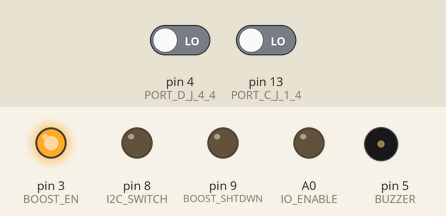
Simulated run of this program. Board: Arduino Uno, built for the host (arithmetic inside an expression is 32-bit, double 64-bit). On the bench: output pins drawn as LEDs (lit = HIGH), buzzer (waves = sounding). The test bench sets the inputs (shaded band); at power-on: pin 13 (PORT_C_J_1_4) LOW, pin 4 (PORT_D_J_4_4) LOW. EEPROM starts erased; what the program prints to the serial monitor is not drawn.

Above: at 8.2 s.
8.3 s: pin 13 (PORT_C_J_1_4) driven HIGH
10.9 s: pin 4 (PORT_D_J_4_4) driven HIGH
At 12.7 s:
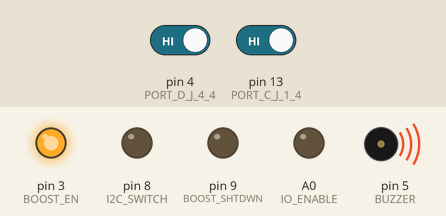
At 13.7 s:
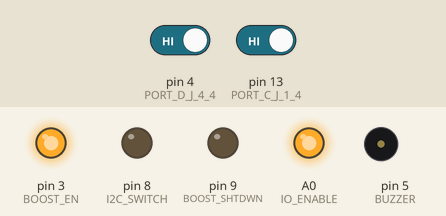
13.9 s: pin 4 (PORT_D_J_4_4) driven LOW
15.9 s: pin 4 (PORT_D_J_4_4) driven HIGH and pin 13 (PORT_C_J_1_4) driven LOW
At 22.0 s:
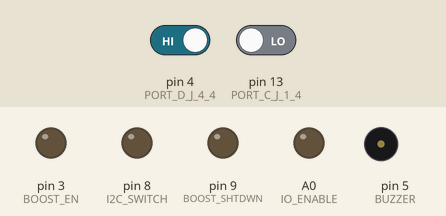
Timing chart, 0 to 22.9 s (numbered marks = the images above; inputs shaded):
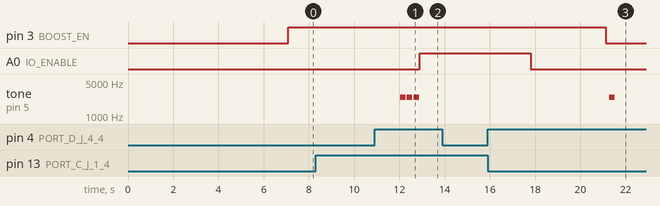

Measured:
- after the input at 8.3 s, every drawn part: stays the same
- after the input at 10.9 s, A0 (IO_ENABLE): LOW → HIGH after 2.0 s; tone on pin 5 (BUZZER): alternates 2451 Hz for 0.24 s and silent for 0.06 s, 6 changes in all, then stays silent, starting after 1.1 s
- after the input at 13.9 s, every drawn part: stays the same
- after the input at 15.9 s, pin 3 (BOOST_EN): HIGH → LOW after 5.2 s; A0 (IO_ENABLE): HIGH → LOW after 1.9 s; tone on pin 5 (BUZZER): silent → 2451 Hz after 5.4 s, → silent 0.24 s later

The program:

main.cpp
```cpp
#include <Arduino.h>
#include "defines.h"     // header con tutte le definizioni di pin, indirizzi dispositivi...
#include "misura_peso.h" // celle di carico
#include <EEPROM.h>
#include <SoftwareSerial.h>
#include "LowPower.h" // per entrare in modalità sleep alla fine di ogni ciclo
#include <avr/wdt.h>  // WOFF WOFF! watchdog
#include <main.h>
#include <SPI.h>
#include "Wire.h"

char dispositivoID[7];
long vbat_meas;                                      // misura batteria
uint8_t vbat;                                        // variabile batteria
unsigned long int contaCicli = 0;                    // contatore cicli programma
SoftwareSerial Radio = SoftwareSerial(rxPin, txPin); // Definiamo la radio
int oraFreddo = 0;
bool taratura = 0;       // taratura sensori peso al primo ciclo
unsigned long taraturaC; // taratura peso sulla porta C
unsigned long taraturaD; // taratura peso sulla porta D
unsigned long pesoPrecedente1 = 0;
unsigned long pesoPrecedente2 = 0;
////////////////////////////////////////////////

void setup()
{
  ////////////////////////////////////////////////////////// Primo avvio resetta EEPROM
  if (EEPROM.read(64) != 10)
  {
    EEPROM.write(64, 10);
    EEPROM.write(0, 'S');
    for (int i = 1; i < 6; i++)
      EEPROM.write(i, '0');
  }
  //////////////////////////////////////////////////////////////////////////////////////////////////////////////////////////////////////////////////////

  analogReference(EXTERNAL); // per evitare instabilità nella lettura dei sensori analogici

  Serial.begin(BAUD);
  wdt_enable(WDTO_8S);

  for (int i = 0; i < 6; i++)
    dispositivoID[i] = EEPROM.read(i);

  ////////////////////////////////////////////////////////// Settaggio ID dispositivo
  Serial.print("ID dispositivo in memoria: ");
  Serial.print((String)dispositivoID);
  Serial.println();
  Serial.println("Cambiare ID e protocollo dispositivo? (premere entro 5 secondi 's' o qualsiasi altro tasto per procedere)");
  unsigned int tempoEditDispositivo = millis();
  while (!Serial.available() && millis() - tempoEditDispositivo < 5000)
    ; // attende 5 secondi per la pressione del tasto 's'
  if (Serial.available() > 0)
  {
    if (Serial.read() == 's')
    {
      Serial.println("Inserire nuovo ID ('Lxxxxx': ");
      int iID = 1;
      while (iID < 6)
      {
        while (!Serial.available())
          ; // attende che venga digitato un input
        dispositivoID[iID] = Serial.read();
        Serial.print(dispositivoID[iID]); // logga su seriale l'ID digitato in tempo reale
        iID++;
      }
    }
  }
  dispositivoID[0] = 'L';
  Serial.println();
  Serial.print("ID dispositivo: ");
  for (int i = 0; i < 6; i++) // aggiornamento ID dispositivo
    EEPROM.update(i, dispositivoID[i]);
  for (int i = 0; i < 6; i++)
    Serial.print(dispositivoID[i]);
  Serial.println();
  delay(1000);
  wdt_reset();
  //////////////////////////////////////////////////////////////////////////////////////////////////////////////////////////////////////////////////////
  wdt_disable();
  wdt_enable(WDTO_8S);

  Wire.begin();

  delay(1000);
  wdt_reset();
  //////////////////////////////////////////////////////////////////////////////////////////////////////////////////////////////////////////////////////
}

void loop()
{
  Radio = SoftwareSerial(rxPin, txPin); // Ridefiniamo gli I/O della radio a ogni inizio ciclo, dopo la modalità a risparmio energetico
  // pin trasmissione
  pinMode(rxPin, INPUT);
  pinMode(txPin, OUTPUT);
  // pin step up
  pinMode(BOOST_EN, OUTPUT);
  digitalWrite(BOOST_EN, 1); // tiro su il pin che alimenta le porte C e D
  pinMode(BOOST_SHTDWN, OUTPUT);
  digitalWrite(BOOST_SHTDWN, 0); // se è a 0 tira fuori 4v, a 1 ne tira fuori 12v
  pinMode(IO_ENABLE, OUTPUT);
  digitalWrite(IO_ENABLE, 1); // tiro su il pin che alimenta le porte A e B
  pinMode(I2C_SWITCH, OUTPUT);

  ////////////////////////////////////////////////////////// Lettura batteria
  vbat_meas = readVcc();
  vbat = (vbat_meas - 2500) / 8; // Compressione in un byte
#if DEBUG
  if (contaCicli != 0)
  {
    Serial.print("Tensione batteria: ");
    Serial.println(vbat);
  }
#endif
  digitalWrite(IO_ENABLE, 0);
  //////////////////////////////////////////////////////////////////////////////////////////////////////////////////////////////////////////////////////

  if (!taratura) // Taratura sensori peso
  {
#if DEBUG
    Serial.println("Taratura sensori peso su porta C:");
#endif
    taraturaC = pesa(PORT_C_J_1_4, PORT_C_J_1_5, 0);
#if DEBUG
    Serial.println("Taratura sensori peso su porta D:");
#endif
    taraturaD = pesa(PORT_D_J_4_4, PORT_D_J_4_5, 0);
    taratura = 1;
    wdt_reset();
    buzzer(2); // tre bip per notificare l'inizio della lettura dei sensori
    delay(100);
  }

  //////////////////////////////////////////////////////////
  ////////////////////////////////////////////////////////// Raccolta letture sensori
  //////////////////////////////////////////////////////////  // ad ogni ciclo tutte le variabili di lettura vengono azzerate

#if DEBUG
  Serial.println("Inizio lettura sensori...");
#endif
  digitalWrite(IO_ENABLE, 1);
  wdt_reset();
  delay(300);

  // ad ogni ciclo tutte le variabili di lettura vengono azzerate
  long peso1 = 0;
  long peso2 = 0;
  long pesoGrammi1 = 0;
  long pesoGrammi2 = 0;

  // A
#if DEBUG
  Serial.println("Porta A");
#endif
// B
#if DEBUG
  Serial.println("Porta B");
#endif
// C
#if DEBUG
  Serial.println("Porta C");
#endif
  peso1 = pesa(PORT_C_J_1_4, PORT_C_J_1_5, taraturaC);
  pesoGrammi1 = converti_peso(peso1);
  pesoGrammi1 = filtro_anti_zero(pesoGrammi1, pesoPrecedente1);
  pesoPrecedente1 = pesoGrammi1;
// D
#if DEBUG
  Serial.println("Porta D");
#endif
  peso2 = pesa(PORT_D_J_4_4, PORT_D_J_4_5, taraturaD);
  pesoGrammi2 = converti_peso(peso2);
  pesoGrammi2 = filtro_anti_zero(pesoGrammi2, pesoPrecedente2);
  pesoPrecedente2 = pesoGrammi2;

  Serial.println("Fine lettura sensori");
  delay(1000);
  wdt_reset();
  digitalWrite(IO_ENABLE, 0);
  //////////////////////////////////////////////////////////////////////////////////////////////////////////////////////////////////////////////////////
  //////////////////////////////////////////////////////////////////////////////////////////////////////////////////////////////////////////////////////
  //////////////////////////////////////////////////////////////////////////////////////////////////////////////////////////////////////////////////////

  //////////////////////////////////////////////////////////
  ////////////////////////////////////////////////////////// Trasmissione
  //////////////////////////////////////////////////////////
  //-------------- MESSAGGIO LORA (MAX 70 BYTE)---------
#if DEBUG
  Serial.println("Preparazione ed invio messaggio LORA");
#endif
  byte msgL[70];
  // I primi 6 bytes contengono i caratteri dell'ID LORA
  for (int i = 0; i < 6; i++)
    msgL[i] = dispositivoID[i];
  //---------------------------------- A01         (SHT31 Temperatura 1)
  msgL[6] = 0xFF;
  msgL[7] = 0xFE;
  //---------------------------------- A02         (SHT31 Umidità 1)
  msgL[8] = 0xFF;
  msgL[9] = 0xFE;
  //---------------------------------- A03         (Luxmetro 1)
  msgL[10] = 0xFF;
  msgL[11] = 0xFE;
  //---------------------------------- A04         (SENSORE DALLAS 1)
  msgL[12] = 0xFF;
  msgL[13] = 0xFE;
  //---------------------------------- A05
  msgL[14] = 0xFF;
  msgL[15] = 0xFE;
  //---------------------------------- A06
  msgL[16] = 0xFF;
  msgL[17] = 0xFE;
  //---------------------------------- B07         (SHT31 Temperatura 2)
  msgL[18] = 0xFF;
  msgL[19] = 0xFE;
  //---------------------------------- B08         (SHT31 Umidità 2)
  msgL[20] = 0xFF;
  msgL[21] = 0xFE;
  //---------------------------------- B09         (Luxmetro 2)
  msgL[22] = 0xFF;
  msgL[23] = 0xFE;
  //---------------------------------- B10         (SENSORE DALLAS 2)
  msgL[24] = 0xFF;
  msgL[25] = 0xFE;
  //---------------------------------- B11         (Pluviometro)
  msgL[26] = 0xFF;
  msgL[27] = 0xFE;
  //---------------------------------- B12         (Drenato)
  msgL[28] = 0xFF;
  msgL[29] = 0xFE;
  //---------------------------------- C13         (Forchetta umidità 1)
  msgL[30] = 0xFF;
  msgL[31] = 0xFE;
  //---------------------------------- C14         (SENSORE DALLAS 3)
  msgL[32] = 0xFF;
  msgL[33] = 0xFE;
  //---------------------------------- C15         (Anemometro)
  msgL[34] = 0xFF;
  msgL[35] = 0xFE;
  //---------------------------------- C16
  msgL[36] = 0xFF;
  msgL[37] = 0xFE;
  //---------------------------------- C17
  msgL[38] = 0xFF;
  msgL[39] = 0xFE;
  //---------------------------------- C18
  msgL[40] = 0xFF;
  msgL[41] = 0xFE;
  //---------------------------------- C19
  msgL[42] = 0xFF;
  msgL[43] = 0xFE;
  //---------------------------------- C20         (Sensore peso 1)
  msgL[44] = highByte(peso1);
  msgL[45] = lowByte(peso1);
  //---------------------------------- C21
  msgL[46] = 0xFF;
  msgL[47] = 0xFE;
  //---------------------------------- C22
  msgL[48] = 0xFF;
  msgL[49] = 0xFE;
  //---------------------------------- D23         (FORCHETTA umidità 2)
  msgL[50] = 0xFF;
  msgL[51] = 0xFE;
  //---------------------------------- D24         (SENSORE DALLAS 4)
  msgL[52] = 0xFF;
  msgL[53] = 0xFE;
  //---------------------------------- D25         (Segnavento)
  msgL[54] = 0xFF;
  msgL[55] = 0xFE;
  //---------------------------------- D26         (Sensore peso 2)
  msgL[56] = highByte(peso2);
  msgL[57] = lowByte(peso2);
  //---------------------------------- D27
  msgL[58] = 0xFF;
  msgL[59] = 0xFE;
  //---------------------------------- D28
  msgL[60] = 0xFF;
  msgL[61] = 0xFE;
  //---------------------------------- D29           (CICLI del firmware dall'accensione)
  msgL[62] = 0xFF;
  msgL[63] = 0xFE;
  //---------------------------------- BAT30         (BATTERIA)
  msgL[64] = 0xFF;
  msgL[65] = 0xFE;
  //----------------------------------- RC
  msgL[66] = 50; // sostituire con valore randomico
  //------------------------------ END
  msgL[67] = 0;
  msgL[68] = 255;
  msgL[69] = 255;

  Radio.begin(SERIAL_LORA);
  delay(100);
  for (int j = 0; j < 70; j++)
    Radio.write(msgL[j]);

  Radio.end();

  Serial.println("Messaggio LORA inviato");
#if DEBUG
  for (int i = 0; i < int(sizeof(msgL) / sizeof(msgL[0])); i++)
  {
    Serial.print(msgL[i], HEX);
    Serial.print("|");
  }
  Serial.println();
#endif
  delay(3000);
  wdt_reset();
  //////////////////////////////////////////////////////////////////////////////////////////////////////////////////////////////////////////////////////
  //////////////////////////////////////////////////////////////////////////////////////////////////////////////////////////////////////////////////////
  //////////////////////////////////////////////////////////////////////////////////////////////////////////////////////////////////////////////////////

  ////////////////////////////////////////////////////////// Modalità risparmio energetico
  // spegnamo tutti i pin ed entriamo in un ciclo a basso consumo di durata variabile a seconda del protocollo usato
  pinMode(SFOX_RST, 0);
  pinMode(SFOX_RST, INPUT);
  digitalWrite(BOOST_EN, 0);
  pinMode(BOOST_EN, INPUT);
  digitalWrite(PORT_D_J_4_4, 0);
  pinMode(PORT_D_J_4_4, INPUT);
  digitalWrite(rxPin, 0);
  pinMode(rxPin, INPUT);
  digitalWrite(txPin, 0);
  pinMode(txPin, INPUT);
  digitalWrite(I2C_SWITCH, 0);
  pinMode(I2C_SWITCH, INPUT);
  digitalWrite(BOOST_SHTDWN, 0);
  pinMode(BOOST_SHTDWN, INPUT);
  digitalWrite(PORT_B, 0);
  pinMode(PORT_B, INPUT);
  digitalWrite(PORT_C_J_1_3, 0);
  pinMode(PORT_C_J_1_3, INPUT);
  digitalWrite(PORT_A, 0);
  pinMode(PORT_A, INPUT);
  digitalWrite(PORT_C_J_1_4, 0);
  pinMode(PORT_C_J_1_4, INPUT);
  digitalWrite(IO_ENABLE, 0);
  pinMode(IO_ENABLE, INPUT);
  digitalWrite(PORT_C_J_1_5, 1);
  pinMode(PORT_C_J_1_5, INPUT); // SLK_D A1
  digitalWrite(PORT_D_J_4_5, 1);
  pinMode(PORT_D_J_4_5, INPUT); // SLK_C A2
  digitalWrite(PORT_D_J_4_3, 0);
  pinMode(PORT_D_J_4_3, INPUT);
  digitalWrite(SDA_PIN, 1); // pinMode(A4, INPUT);//PER NON FAR CONSUMARE I BMP IN SLEEP
  digitalWrite(SCL_PIN, 1); // pinMode(A5, INPUT);//PER NON FAR CONSUMARE I BMP IN SLEEP

#if DEBUG
  Serial.println("Attesa...");
#endif
  buzzer(0);
  delay(1000);
  wdt_reset();
  for (int i = 0; i < TEMPO_LORA; i++)
    LowPower.powerDown(SLEEP_4S, ADC_OFF, BOD_OFF);

  // 15 minuti * 60 secondi = 900 secondi / 4 secondi = 225 iterazioni
  // 5 minuti * 60 secondi = 300 secondi / 4 secondi = 75 iterazioni

  //////////////////////////////////////////////////////////////////////////////////////////////////////////////////////////////////////////////////////

  delay(1000);
  wdt_reset();
  contaCicli++;
  delay(250);
  oraFreddo = 0;
#if DEBUG
  Serial.println("Riavvio ciclo");
#endif
}

//------------LETTURA BATTERIA senza PIN AN dedicato------
long readVcc()
{
  // Read 1.1V reference against AVcc
  // set the reference to Vcc and the measurement to the internal 1.1V reference
#if defined(__AVR_ATmega32U4__) || defined(__AVR_ATmega1280__) || defined(__AVR_ATmega2560__)
  ADMUX = _BV(REFS0) | _BV(MUX4) | _BV(MUX3) | _BV(MUX2) | _BV(MUX1);
#elif defined(__AVR_ATtiny24__) || defined(__AVR_ATtiny44__) || defined(__AVR_ATtiny84__)
  ADMUX = _BV(MUX5) | _BV(MUX0);
#elif defined(__AVR_ATtiny25__) || defined(__AVR_ATtiny45__) || defined(__AVR_ATtiny85__)
  ADMUX = _BV(MUX3) | _BV(MUX2);
#else
  ADMUX = _BV(REFS0) | _BV(MUX3) | _BV(MUX2) | _BV(MUX1);
#endif
  delay(2);            // Wait for Vref to settle
  ADCSRA |= _BV(ADSC); // Start conversion
  while (bit_is_set(ADCSRA, ADSC))
    ;                  // measuring
  uint8_t low = ADCL;  // must read ADCL first - it then locks ADCH
  uint8_t high = ADCH; // unlocks both
  long result = (high << 8) | low;
  result = 1125300L / result; // Calculate Vcc (in mV); 1125300 = 1.1*1023*1000
  return result;              // Vcc in millivolts
}

// BUZZER
void buzzer(int times)
{
  for (int i = 0; i <= times; i++)
  {
    delay(100);
    for (int i = 0; i <= 500; i++)
    {
      digitalWrite(BUZZER, 1);
      delayMicroseconds(200);
      digitalWrite(BUZZER, 0);
      delayMicroseconds(200);
    }
  }
}
```

defines.h
```cpp
#define DEBUG 1 // MODALITA DEBUG (1 attiva, 0 disattivata)

/*
    con il pin 3 per la porta D e C dobbiamo discriminare la presenza della forchetta analogica o la bilancia
    tipo, quando è a 0 c'è la forchetta collegata, quando è a 1 c'è la bilancia collegata
    se c'è per esempio una fochetta, non può esserci una bilancia
    potrebbe essere fatto con un pullup
*/
/* RIDEFINIAMO... */
#define SDA_PIN A4
#define SCL_PIN A5
#define PORT_A 12
#define PORT_B 10
#define PORT_C_J_1_5 A1
#define PORT_C_J_1_4 13
#define PORT_C_J_1_3 11 //
#define PORT_D_J_4_5 A2
#define PORT_D_J_4_4 4
#define PORT_D_J_4_3 A3 //
#define I2C_SWITCH 8

// velocità di trasmissione varie per seriale, sigfox e lora:
#define BAUD 9600
#define SERIAL_SIGFOX 9600
#define SERIAL_LORA 1200
#define rxPin 6
#define txPin 7

#define BUZZER 5 // pin del buzzer

#define SFOX_RST 2 // reset sigfox

// indirizzo sensori SHT3x (è solo uno perchè vengono swtichati attraverso il pin 8)
#define SHT3X 0x44

#define LUXMETRO1 0x23
#define LUXMETRO2 0x23

#define BOOST_EN 3     // alimentazione sulle porte D e C
#define BOOST_SHTDWN 9 // 12v per alimentazione sensoristica analogica (porte D e C)
#define IO_ENABLE A0   // alimentazione sulle porte A e B

#define SCALA_PESO 0.5629 // 2.8089887640449 //2.2123

#define TEMPO_LORA 0//75    // 5 minuti
#define TEMPO_SIGFOX 225 // 15 minuti

#define COSTANTE_C 250 // costanti di peso
#define COSTANTE_D 250

#define UNA_ORA 3600000 // un'ora in millisecondi
#define TEMPO_SLEEP_LORA 300000
#define TEMPO_SLEEP_SIGFOX 900000
#define SOGLIA_FREDDO 20
```

main.h
```cpp
void (*reboot)() = 0; // !!!RESET FUNCTION!!!
String getID();
String getPAC();
void sendMessageSF(uint8_t[], int);
long readVcc();
void buzzer(int);
```

misura_peso.h
```cpp
long misura_peso(int, int);
long pesa(int, int, long);
long converti_peso(long);
long filtro_anti_zero(long, long);
```

Source omitted: misura_peso.cpp (2966 bytes)
